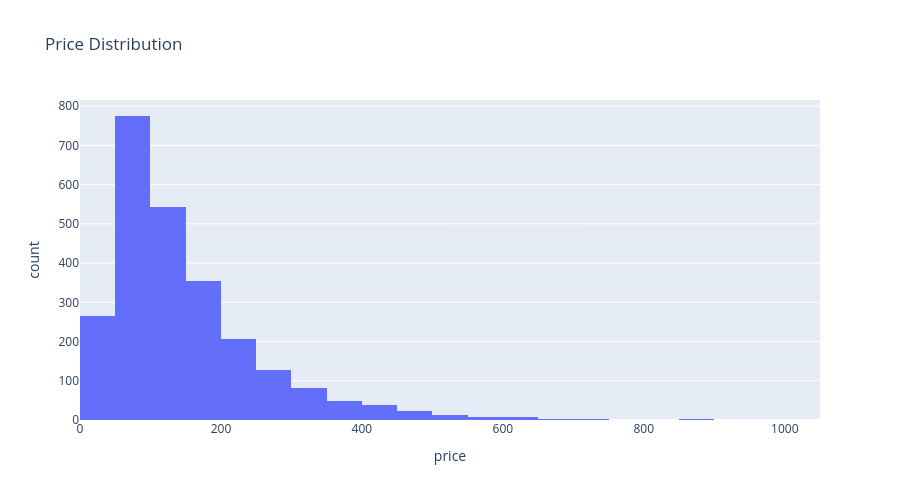

Write notebook code for a chart like this one.
### Markdown cell above
### Example 1 — Histogram: price distribution

### Code cell
# explorative plot to look at price distribution

fig = px.histogram(df, x='price', title='Price Distribution', height=500, nbins=50)
fig.show()

### Figure 1 — Plotly figure (JSON) as saved in the notebook; plotly's stock layout.template omitted (floating-point values rounded to 4 significant figures; data arrays with more than 128 entries replaced by an {"elided": "..."} marker saying what was removed)
{"data": [{"bingroup": "x", "hovertemplate": "price=%{x}<br>count=%{y}<extra></extra>", "legendgroup": "", "marker": {"color": "#636efa", "pattern": {"shape": ""}}, "name": "", "nbinsx": 50, "orientation": "v", "showlegend": false, "type": "histogram", "x": {"elided": "2500 float values"}, "xaxis": "x", "yaxis": "y"}], "layout": {"barmode": "relative", "height": 500, "legend": {"tracegroupgap": 0}, "title": {"text": "Price Distribution"}, "xaxis": {"anchor": "y", "domain": [0, 1], "title": {"text": "price"}}, "yaxis": {"anchor": "x", "domain": [0, 1], "title": {"text": "count"}}}}
